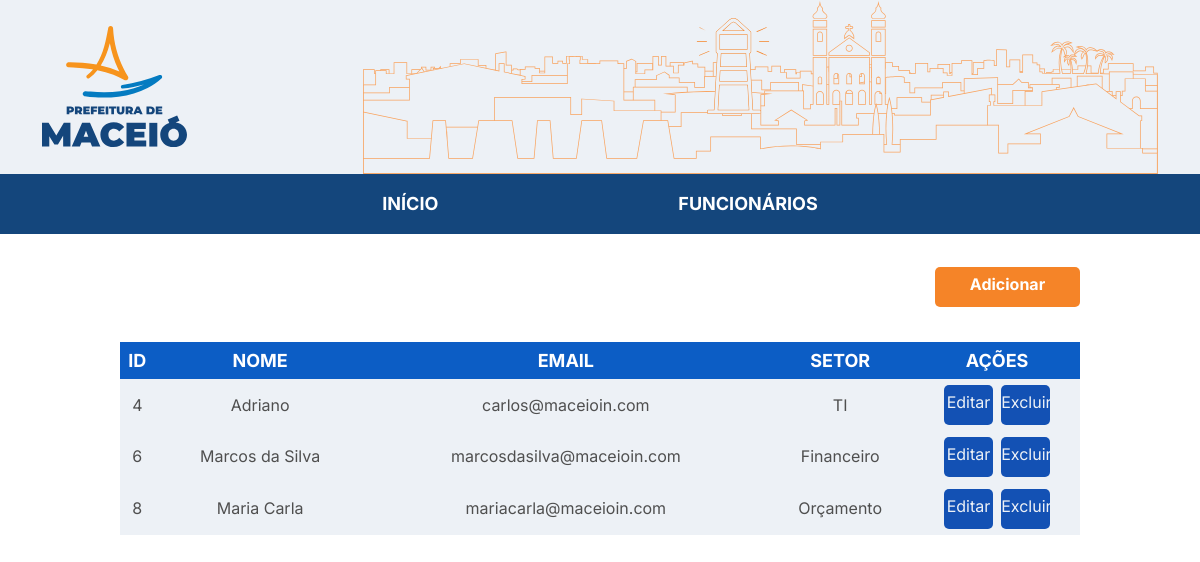
Screenshot of /listar with the database file from the repository.
### core/models.py (models this page shows, shortened)
class Funcionario(models.Model):
    SETORES = [
        ('Contabilidade', 'Contabilidade'),
        ('Financeiro', 'Financeiro'),
        ('Atendimento', 'Atendimento'),
        ('Orçamento', 'Orçamento'),
        ('TI', 'TI')
    ]
    nome = models.CharField(max_length=255)
    email = models.EmailField(unique=True)
    setor = models.CharField(max_length=100, choices=SETORES)

### core/views.py (the view)
# urls.py: path('listar', listar, name="listar"),
def listar(request):
    funcionarios = Funcionario.objects.all()
    return render(request, 'funcionarios.html', {"funcionarios": funcionarios})

### core/templates/funcionarios.html (shortened to what this page needs)
{% load static %}
<!DOCTYPE html>
<html lang="pt-br">
<head>
    <link rel="stylesheet" href="{% static 'css/funcionario.css' %}">
    <link rel="stylesheet" href="{% static 'css/style.css' %}">
</head>
<body>
    <header class="header">
        <div class="container">
            <img src="/maceioin/core/static/logo_prefeitura_de_maceio.svg" alt="">
            <img src="/maceioin/core/static/maceio_topo.svg" alt="">
        </div>
    </header>
    <nav class="navbar">
        <a class="navbar_text" href="{% url 'home' %}">INÍCIO</a>
        <a class="navbar_text" href="{% url 'listar'%}">FUNCIONÁRIOS</a>
    </nav>
    <main>
        <section class="section_add_button">
            <div class="container_add_button">
                <a class="add_button" href="{% url 'adicionar' %}">Adicionar</a>
            </div>
        </section>
        <section>
            <div class="container_table">
                <table class="">
                    <thead>
                        <tr>
                            <th>ID</th>
                            <th>NOME</th>
                            <th>EMAIL</th>
                            <th>SETOR</th>
                            <th>AÇÕES</th>
                        </tr>
                    </thead>
                    <tbody>
                        {% for funcionario in funcionarios %}
                            <tr>
                                <td>{{ funcionario.id }}</td>
                                <td>{{ funcionario.nome }}</td>
                                <td>{{ funcionario.email }}</td>
                                <td>{{ funcionario.setor }}</td>
                                <td>
                                    <div class="container_button">
                                        <a href="{% url 'editar' funcionario.id %}">Editar</a>
                                        <a href="{% url 'deletar' funcionario.id %}">Excluir</a>
                                    </div>
                                </td>
                            </tr>
                        {% endfor %}
                    </tbody>
                </table>
            </div>
        </section>
    </main>
</body>
</html>

### core/static/css/funcionario.css (style rules this page uses)
.section_add_button { display: flex; justify-content: center; }
.container_add_button { margin-top: 1.5%; padding: 15px; width: 80%; height: auto; display: flex; justify-content: flex-end; }
.add_button { width: 145px; height: 40px; font-family: "Inter", Helvetica, Arial, sans-serif; font-size: 16px; font-weight: bold; text-align: center; text-decoration: none; color: #FFFFFF; background: #f58428; border: none; border-radius: 5px; }
.container_table { width: 80%; margin: 20px auto; overflow-x: auto; }
table { width: 100%; border-collapse: collapse; }
thead { background-color: #0C5DC5; color: #FFFFFF; }
th { font-size: 18px; font-weight: bold; text-align: center; }
tbody { background: #EDF1F6; }
td { font-size: 16px; text-align: center; }
.container_button { display: flex; justify-content: center; gap: 5%; margin: 3% 0; }
.container_button a { width: 30%; height: 40px; text-align: center; text-decoration: none; font-family: "Inter", Helvetica, Arial, sans-serif; font-size: 16px; color: #EDF1F6; background: #1351B4; border: none; border-radius: 5px; }

### core/static/css/style.css (style rules this page uses)
body { box-sizing: border-box; margin: 0; font-family: "Inter", Helvetica, Arial, sans-serif; font-size: 22px; line-height: 1.6em; color: #4F4F4F; }
.header { background: #EDF1F6; }
.container { padding: 0 15px; display: flex; justify-content: center; gap: 15%; }
.navbar { height: 60px; display: flex; justify-content: center; gap: 20%; background-color: #14467C; }
.navbar_text { align-content: center; font-family: "Inter", Helvetica, Arial, sans-serif; font-weight: bold; font-size: 18px; color: #FFFFFF; text-decoration: none; list-style: none; }

### rows the page displays
Funcionario: id "4", nome "Adriano", email "carlos@maceioin.com", setor "TI"
Funcionario: id "6", nome "Marcos da Silva", email "marcosdasilva@maceioin.com", setor "Financeiro"
Funcionario: id "8", nome "Maria Carla", email "mariacarla@maceioin.com", setor "Orçamento"
